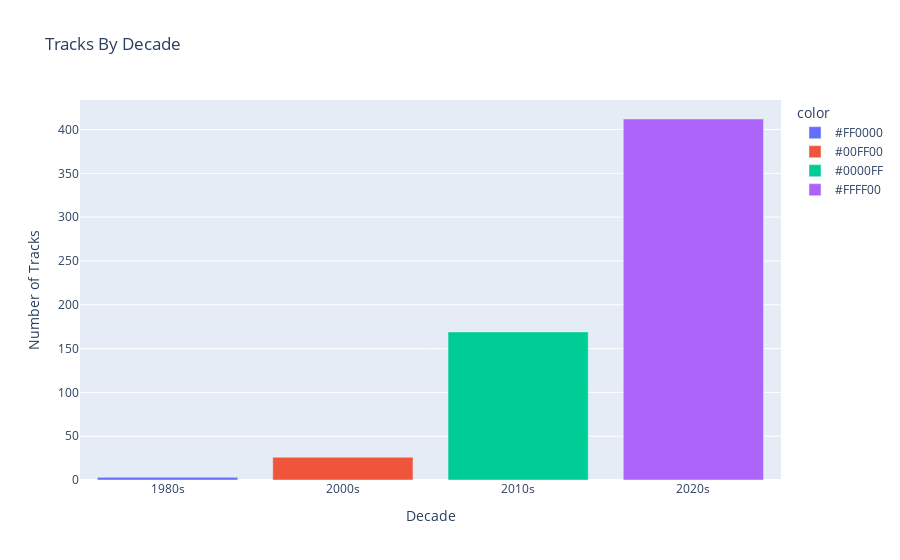

The code cell stored with this chart in its notebook:
### Markdown cell above
Here some plots of the number of songs per decade.

### Code cell
custom_colors = ["#FF0000", "#00FF00", "#0000FF", "#FFFF00", "#FF00FF", "#00FFFF", "#FFA500", "#800080", "#008000", "#800000", "#000080", "#808080", "#FFC0CB", "#A52A2A", "#008080"]
decadeTracksPlot(trainTracksDF, custom_colors)

### Figure 1 — Plotly figure (JSON) as saved in the notebook; plotly's stock layout.template omitted (floating-point values rounded to 4 significant figures)
{"data": [{"alignmentgroup": "True", "hovertemplate": "color=#FF0000<br>Decade=%{x}<br>Number of Tracks=%{y}<extra></extra>", "legendgroup": "#FF0000", "marker": {"color": "#636efa", "pattern": {"shape": ""}}, "name": "#FF0000", "offsetgroup": "#FF0000", "orientation": "v", "showlegend": true, "textposition": "auto", "type": "bar", "x": ["1980s"], "xaxis": "x", "y": [3], "yaxis": "y"}, {"alignmentgroup": "True", "hovertemplate": "color=#00FF00<br>Decade=%{x}<br>Number of Tracks=%{y}<extra></extra>", "legendgroup": "#00FF00", "marker": {"color": "#EF553B", "pattern": {"shape": ""}}, "name": "#00FF00", "offsetgroup": "#00FF00", "orientation": "v", "showlegend": true, "textposition": "auto", "type": "bar", "x": ["2000s"], "xaxis": "x", "y": [26], "yaxis": "y"}, {"alignmentgroup": "True", "hovertemplate": "color=#0000FF<br>Decade=%{x}<br>Number of Tracks=%{y}<extra></extra>", "legendgroup": "#0000FF", "marker": {"color": "#00cc96", "pattern": {"shape": ""}}, "name": "#0000FF", "offsetgroup": "#0000FF", "orientation": "v", "showlegend": true, "textposition": "auto", "type": "bar", "x": ["2010s"], "xaxis": "x", "y": [169], "yaxis": "y"}, {"alignmentgroup": "True", "hovertemplate": "color=#FFFF00<br>Decade=%{x}<br>Number of Tracks=%{y}<extra></extra>", "legendgroup": "#FFFF00", "marker": {"color": "#ab63fa", "pattern": {"shape": ""}}, "name": "#FFFF00", "offsetgroup": "#FFFF00", "orientation": "v", "showlegend": true, "textposition": "auto", "type": "bar", "x": ["2020s"], "xaxis": "x", "y": [412], "yaxis": "y"}], "layout": {"barmode": "relative", "legend": {"title": {"text": "color"}, "tracegroupgap": 0}, "title": {"text": "Tracks By Decade"}, "xaxis": {"anchor": "y", "domain": [0, 1], "title": {"text": "Decade"}}, "yaxis": {"anchor": "x", "domain": [0, 1], "title": {"text": "Number of Tracks"}}}}
